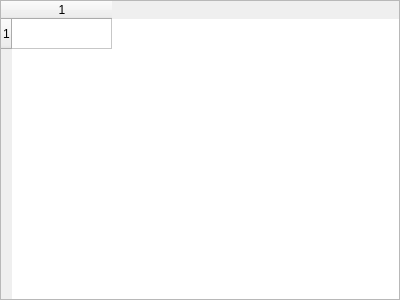
<?xml version="1.0" encoding="UTF-8"?>
<ui version="4.0">
 <class>PlanningGrid</class>
 <widget class="PlanningGrid" name="PlanningGrid">
  <property name="geometry">
   <rect>
    <x>0</x>
    <y>0</y>
    <width>400</width>
    <height>300</height>
   </rect>
  </property>
  <property name="windowTitle">
   <string>Form</string>
  </property>
  <property name="dragEnabled">
   <bool>true</bool>
  </property>
  <property name="dragDropMode">
   <enum>QAbstractItemView::DragDrop</enum>
  </property>
  <property name="rowCount">
   <number>1</number>
  </property>
  <property name="columnCount">
   <number>1</number>
  </property>
  <row/>
  <column/>
 </widget>
 <customwidgets>
  <customwidget>
   <class>PlanningGrid</class>
   <extends>QTableWidget</extends>
   <header>planning_grid.h</header>
   <container>1</container>
  </customwidget>
 </customwidgets>
 <resources/>
 <connections/>
</ui>
